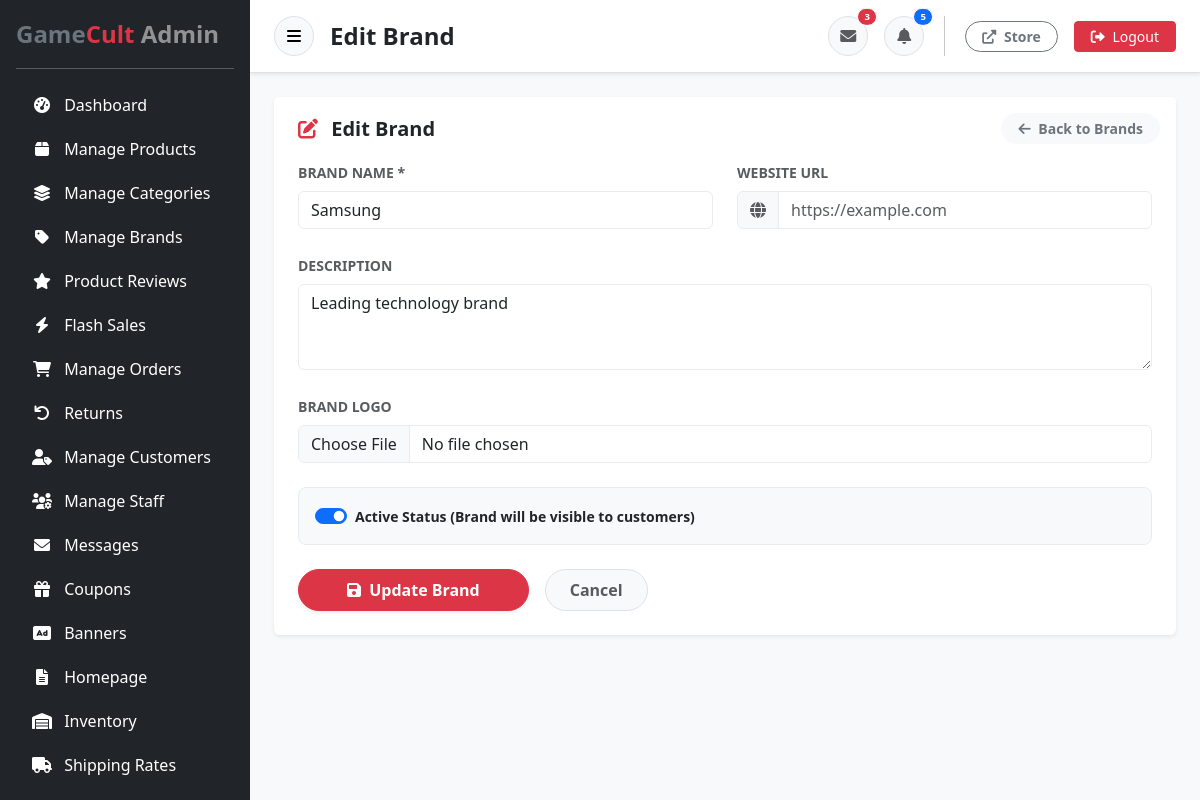
The app's page /src/admin/edit_brand.php?id=1 (signed in) with its own data.
### tables this page shows
CREATE TABLE brands (
    id INT AUTO_INCREMENT PRIMARY KEY,
    name VARCHAR(255) NOT NULL,
    description TEXT,
    logo_url VARCHAR(500),
    website_url VARCHAR(500),
    is_active TINYINT(1) DEFAULT 1,
    created_at TIMESTAMP DEFAULT CURRENT_TIMESTAMP,
    updated_at TIMESTAMP DEFAULT CURRENT_TIMESTAMP ON UPDATE CURRENT_TIMESTAMP
);

### src/admin/edit_brand.php (the view, shortened to what this page needs)
<?php
require_once '../db_connect.php';
$brand = null;
$brandId = (int)($_GET['id'] ?? 0);
if ($brandId > 0) {
    $stmt = $pdo->prepare("SELECT * FROM brands WHERE id = ?");
    $stmt->execute([$brandId]);
    $brand = $stmt->fetch(PDO::FETCH_ASSOC);
} else {
    header('Location: brands.php');
    exit;
}
include 'header.php';
?>
            <?php if ($brand): ?>
            <div class="card border-0 shadow-sm mb-4">
                <div class="card-header bg-white py-3 d-flex align-items-center justify-content-between border-0">
                    <h5 class="mb-0 fw-bold px-2"><i class="fas fa-edit me-2 text-danger"></i> Edit Brand</h5>
                    <a href="brands.php" class="btn btn-light btn-sm text-secondary rounded-pill px-3 fw-bold">
                        <i class="fas fa-arrow-left me-1"></i> Back to Brands
                    </a>
                </div>
                <div class="card-body p-4 pt-0">
                    <form method="POST" action="edit_brand.php?id=<?php echo $brandId; ?>" enctype="multipart/form-data">
                        <div class="row g-4 mb-4">
                            <div class="col-md-6">
                                <label for="name" class="form-label small fw-bold text-muted text-uppercase">Brand Name *</label>
                                <input type="text" id="name" name="name" class="form-control border-light-subtle shadow-none" value="<?php echo htmlspecialchars($brand['name']); ?>" required>
                            </div>
                            <div class="col-md-6">
                                <label for="website_url" class="form-label small fw-bold text-muted text-uppercase">Website URL</label>
                                <div class="input-group">
                                    <span class="input-group-text bg-light border-light-subtle text-muted"><i class="fas fa-globe"></i></span>
                                    <input type="url" id="website_url" name="website_url" class="form-control border-light-subtle shadow-none" value="<?php echo htmlspecialchars($brand['website_url']); ?>" placeholder="https://example.com">
                                </div>
                            </div>
                            <div class="col-md-12">
                                <label for="description" class="form-label small fw-bold text-muted text-uppercase">Description</label>
                                <textarea id="description" name="description" class="form-control border-light-subtle shadow-none" rows="3"><?php echo htmlspecialchars($brand['description']); ?></textarea>
                            </div>
                            <div class="col-md-12">
                                <label for="logo" class="form-label small fw-bold text-muted text-uppercase">Brand Logo</label>
                                <input type="file" id="logo" name="logo" class="form-control border-light-subtle shadow-none" accept="image/*">
                            </div>
                            <div class="col-12">
                                <div class="card border-light-subtle bg-light p-3 rounded-3 shadow-none">
                                    <div class="form-check form-switch mb-0">
                                        <input class="form-check-input" type="checkbox" name="is_active" id="is_active" value="1" <?php echo $brand['is_active'] ? 'checked' : ''; ?>>
                                        <label class="form-check-label fw-bold small text-dark" for="is_active">Active Status (Brand will be visible to customers)</label>
                                    </div>
                                </div>
                            </div>
                        </div>
                        <div class="d-flex align-items-center gap-3 mt-2">
                            <button type="submit" class="btn btn-danger px-5 py-2 fw-bold rounded-pill shadow-sm">
                                <i class="fas fa-save me-1"></i> Update Brand
                            </button>
                            <a href="brands.php" class="btn btn-light px-4 py-2 fw-bold rounded-pill text-muted border shadow-xs">Cancel</a>
                        </div>
                    </form>
                </div>
            </div>
            <?php endif; ?>
        </div>
    </div>
    <?php include 'footer.php'; ?>

### records on screen
brands: name "Samsung", description "Leading technology brand", is_active "☑"

### other values on screen
$part1 "Game"
$part2 "Cult"
$item['label'] "Dashboard"
$item['label'] "Manage Products"
$item['label'] "Manage Categories"
$item['label'] "Manage Brands"
$item['label'] "Product Reviews"
$item['label'] "Flash Sales"
$item['label'] "Manage Orders"
$item['label'] "Returns"
$item['label'] "Manage Customers"
$item['label'] "Manage Staff"
$item['label'] "Messages"
$item['label'] "Coupons"
$item['label'] "Banners"
